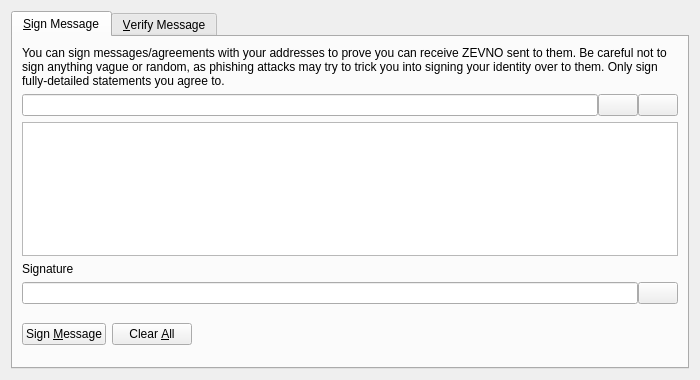
<?xml version="1.0" encoding="UTF-8"?>
<ui version="4.0">
 <class>SignVerifyMessageDialog</class>
 <widget class="QDialog" name="SignVerifyMessageDialog">
  <property name="geometry">
   <rect>
    <x>0</x>
    <y>0</y>
    <width>700</width>
    <height>380</height>
   </rect>
  </property>
  <property name="windowTitle">
   <string>Signatures - Sign / Verify a Message</string>
  </property>
  <property name="modal">
   <bool>true</bool>
  </property>
  <layout class="QVBoxLayout" name="verticalLayout">
   <item>
    <widget class="QTabWidget" name="tabWidget">
     <property name="currentIndex">
      <number>0</number>
     </property>
     <widget class="QWidget" name="tabSignMessage">
      <attribute name="title">
       <string>&amp;Sign Message</string>
      </attribute>
      <layout class="QVBoxLayout" name="verticalLayout_SM">
       <item>
        <widget class="QLabel" name="infoLabel_SM">
         <property name="text">
          <string>You can sign messages/agreements with your addresses to prove you can receive ZEVNO sent to them. Be careful not to sign anything vague or random, as phishing attacks may try to trick you into signing your identity over to them. Only sign fully-detailed statements you agree to.</string>
         </property>
         <property name="textFormat">
          <enum>Qt::PlainText</enum>
         </property>
         <property name="wordWrap">
          <bool>true</bool>
         </property>
        </widget>
       </item>
       <item>
        <layout class="QHBoxLayout" name="horizontalLayout_1_SM">
         <property name="spacing">
          <number>0</number>
         </property>
         <item>
          <widget class="QValidatedLineEdit" name="addressIn_SM">
           <property name="toolTip">
            <string>The ZEVNO address to sign the message with</string>
           </property>
          </widget>
         </item>
         <item>
          <widget class="QPushButton" name="addressBookButton_SM">
           <property name="toolTip">
            <string>Choose previously used address</string>
           </property>
           <property name="text">
            <string/>
           </property>
           <property name="shortcut">
            <string>Alt+A</string>
           </property>
           <property name="autoDefault">
            <bool>false</bool>
           </property>
          </widget>
         </item>
         <item>
          <widget class="QPushButton" name="pasteButton_SM">
           <property name="toolTip">
            <string>Paste address from clipboard</string>
           </property>
           <property name="text">
            <string/>
           </property>
           <property name="shortcut">
            <string>Alt+P</string>
           </property>
           <property name="autoDefault">
            <bool>false</bool>
           </property>
          </widget>
         </item>
        </layout>
       </item>
       <item>
        <widget class="QPlainTextEdit" name="messageIn_SM">
         <property name="toolTip">
          <string>Enter the message you want to sign here</string>
         </property>
        </widget>
       </item>
       <item>
        <widget class="QLabel" name="signatureLabel_SM">
         <property name="text">
          <string>Signature</string>
         </property>
         <property name="textFormat">
          <enum>Qt::PlainText</enum>
         </property>
        </widget>
       </item>
       <item>
        <layout class="QHBoxLayout" name="horizontalLayout_2_SM">
         <property name="spacing">
          <number>0</number>
         </property>
         <item>
          <widget class="QLineEdit" name="signatureOut_SM">
           <property name="font">
            <font>
             <italic>true</italic>
            </font>
           </property>
           <property name="readOnly">
            <bool>true</bool>
           </property>
          </widget>
         </item>
         <item>
          <widget class="QPushButton" name="copySignatureButton_SM">
           <property name="toolTip">
            <string>Copy the current signature to the system clipboard</string>
           </property>
           <property name="text">
            <string/>
           </property>
           <property name="autoDefault">
            <bool>false</bool>
           </property>
          </widget>
         </item>
        </layout>
       </item>
       <item>
        <layout class="QHBoxLayout" name="horizontalLayout_3_SM">
         <item>
          <widget class="QPushButton" name="signMessageButton_SM">
           <property name="toolTip">
            <string>Sign the message to prove you own this ZEVNO address</string>
           </property>
           <property name="text">
            <string>Sign &amp;Message</string>
           </property>
           <property name="autoDefault">
            <bool>false</bool>
           </property>
          </widget>
         </item>
         <item>
          <widget class="QPushButton" name="clearButton_SM">
           <property name="toolTip">
            <string>Reset all sign message fields</string>
           </property>
           <property name="text">
            <string>Clear &amp;All</string>
           </property>
           <property name="autoDefault">
            <bool>false</bool>
           </property>
          </widget>
         </item>
         <item>
          <spacer name="horizontalSpacer_1_SM">
           <property name="orientation">
            <enum>Qt::Horizontal</enum>
           </property>
           <property name="sizeHint" stdset="0">
            <size>
             <width>40</width>
             <height>48</height>
            </size>
           </property>
          </spacer>
         </item>
         <item>
          <widget class="QLabel" name="statusLabel_SM">
           <property name="font">
            <font>
             <weight>75</weight>
             <bold>true</bold>
            </font>
           </property>
           <property name="text">
            <string/>
           </property>
           <property name="wordWrap">
            <bool>true</bool>
           </property>
          </widget>
         </item>
         <item>
          <spacer name="horizontalSpacer_2_SM">
           <property name="orientation">
            <enum>Qt::Horizontal</enum>
           </property>
           <property name="sizeHint" stdset="0">
            <size>
             <width>40</width>
             <height>48</height>
            </size>
           </property>
          </spacer>
         </item>
        </layout>
       </item>
      </layout>
     </widget>
     <widget class="QWidget" name="tabVerifyMessage">
      <attribute name="title">
       <string>&amp;Verify Message</string>
      </attribute>
      <layout class="QVBoxLayout" name="verticalLayout_VM">
       <item>
        <widget class="QLabel" name="infoLabel_VM">
         <property name="text">
          <string>Enter the receiver's address, message (ensure you copy line breaks, spaces, tabs, etc. exactly) and signature below to verify the message. Be careful not to read more into the signature than what is in the signed message itself, to avoid being tricked by a man-in-the-middle attack. Note that this only proves the signing party receives with the address, it cannot prove sendership of any transaction!</string>
         </property>
         <property name="textFormat">
          <enum>Qt::PlainText</enum>
         </property>
         <property name="alignment">
          <set>Qt::AlignLeading|Qt::AlignLeft|Qt::AlignTop</set>
         </property>
         <property name="wordWrap">
          <bool>true</bool>
         </property>
        </widget>
       </item>
       <item>
        <layout class="QHBoxLayout" name="horizontalLayout_1_VM">
         <property name="spacing">
          <number>0</number>
         </property>
         <item>
          <widget class="QValidatedLineEdit" name="addressIn_VM">
           <property name="toolTip">
            <string>The ZEVNO address the message was signed with</string>
           </property>
          </widget>
         </item>
         <item>
          <widget class="QPushButton" name="addressBookButton_VM">
           <property name="toolTip">
            <string>Choose previously used address</string>
           </property>
           <property name="text">
            <string/>
           </property>
           <property name="shortcut">
            <string>Alt+A</string>
           </property>
           <property name="autoDefault">
            <bool>false</bool>
           </property>
          </widget>
         </item>
        </layout>
       </item>
       <item>
        <widget class="QPlainTextEdit" name="messageIn_VM"/>
       </item>
       <item>
        <widget class="QValidatedLineEdit" name="signatureIn_VM"/>
       </item>
       <item>
        <layout class="QHBoxLayout" name="horizontalLayout_2_VM">
         <item>
          <widget class="QPushButton" name="verifyMessageButton_VM">
           <property name="toolTip">
            <string>Verify the message to ensure it was signed with the specified ZEVNO address</string>
           </property>
           <property name="text">
            <string>Verify &amp;Message</string>
           </property>
           <property name="autoDefault">
            <bool>false</bool>
           </property>
          </widget>
         </item>
         <item>
          <widget class="QPushButton" name="clearButton_VM">
           <property name="toolTip">
            <string>Reset all verify message fields</string>
           </property>
           <property name="text">
            <string>Clear &amp;All</string>
           </property>
           <property name="autoDefault">
            <bool>false</bool>
           </property>
          </widget>
         </item>
         <item>
          <spacer name="horizontalSpacer_1_VM">
           <property name="orientation">
            <enum>Qt::Horizontal</enum>
           </property>
           <property name="sizeHint" stdset="0">
            <size>
             <width>40</width>
             <height>48</height>
            </size>
           </property>
          </spacer>
         </item>
         <item>
          <widget class="QLabel" name="statusLabel_VM">
           <property name="font">
            <font>
             <weight>75</weight>
             <bold>true</bold>
            </font>
           </property>
           <property name="text">
            <string/>
           </property>
           <property name="wordWrap">
            <bool>true</bool>
           </property>
          </widget>
         </item>
         <item>
          <spacer name="horizontalSpacer_2_VM">
           <property name="orientation">
            <enum>Qt::Horizontal</enum>
           </property>
           <property name="sizeHint" stdset="0">
            <size>
             <width>40</width>
             <height>48</height>
            </size>
           </property>
          </spacer>
         </item>
        </layout>
       </item>
      </layout>
     </widget>
    </widget>
   </item>
  </layout>
 </widget>
 <customwidgets>
  <customwidget>
   <class>QValidatedLineEdit</class>
   <extends>QLineEdit</extends>
   <header>qvalidatedlineedit.h</header>
  </customwidget>
 </customwidgets>
 <resources>
  <include location="../zevno.qrc"/>
 </resources>
 <connections/>
</ui>
